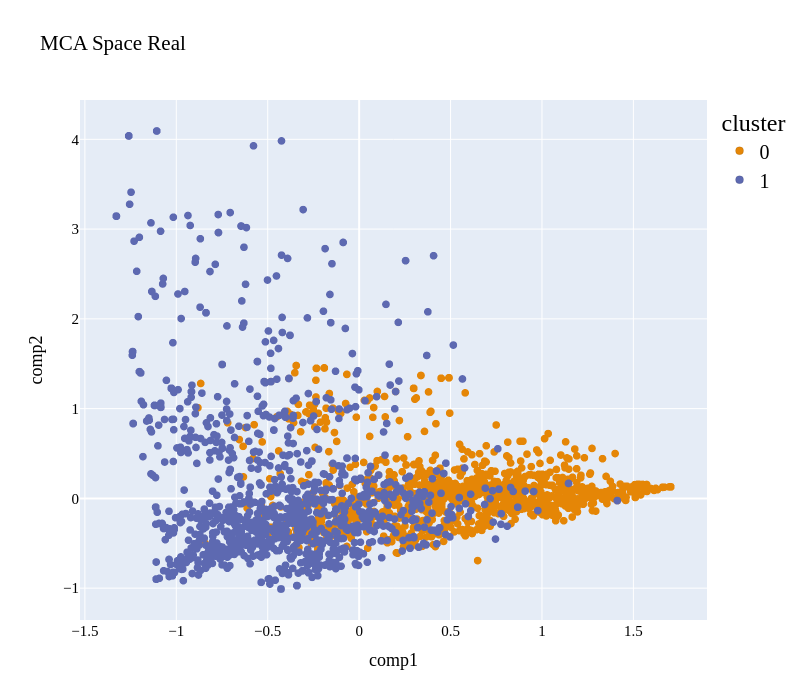

Notebook code cell kept with this figure:
### Code cell
plot_pca_2d(mca_3d_df_r, title="MCA Space Real", opacity=1, width_line = 0.1)

### Figure 1 — Plotly figure (JSON) as saved in the notebook; plotly's stock layout.template omitted (floating-point values rounded to 4 significant figures; data arrays with more than 128 entries replaced by an {"elided": "..."} marker saying what was removed)
{"data": [{"hovertemplate": "cluster=0<br>comp1=%{x}<br>comp2=%{y}<extra></extra>", "legendgroup": "0", "marker": {"color": "rgb(229, 134, 6)", "line": {"color": "black", "width": 0.1}, "opacity": 1, "size": 8, "symbol": "circle"}, "mode": "markers", "name": "0", "showlegend": true, "type": "scattergl", "x": {"elided": "2356 float values"}, "xaxis": "x", "y": {"elided": "2356 float values"}, "yaxis": "y"}, {"hovertemplate": "cluster=1<br>comp1=%{x}<br>comp2=%{y}<extra></extra>", "legendgroup": "1", "marker": {"color": "rgb(93, 105, 177)", "line": {"color": "black", "width": 0.1}, "opacity": 1, "size": 8, "symbol": "circle"}, "mode": "markers", "name": "1", "showlegend": true, "type": "scattergl", "x": {"elided": "2539 float values"}, "xaxis": "x", "y": {"elided": "2539 float values"}, "yaxis": "y"}], "layout": {"autosize": false, "font": {"color": "black", "family": "Gilroy", "size": 15}, "height": 700, "legend": {"font": {"size": 20}, "title": {"font": {"family": "Times New Roman"}, "text": "cluster"}, "tracegroupgap": 0}, "scene": {"xaxis": {"title": {"font": {"color": "black"}, "text": "comp1"}}, "yaxis": {"title": {"font": {"color": "black"}, "text": "comp2"}}}, "showlegend": true, "title": {"text": "MCA Space Real"}, "width": 800, "xaxis": {"anchor": "y", "domain": [0, 1], "title": {"text": "comp1"}}, "yaxis": {"anchor": "x", "domain": [0, 1], "title": {"text": "comp2"}}}}
